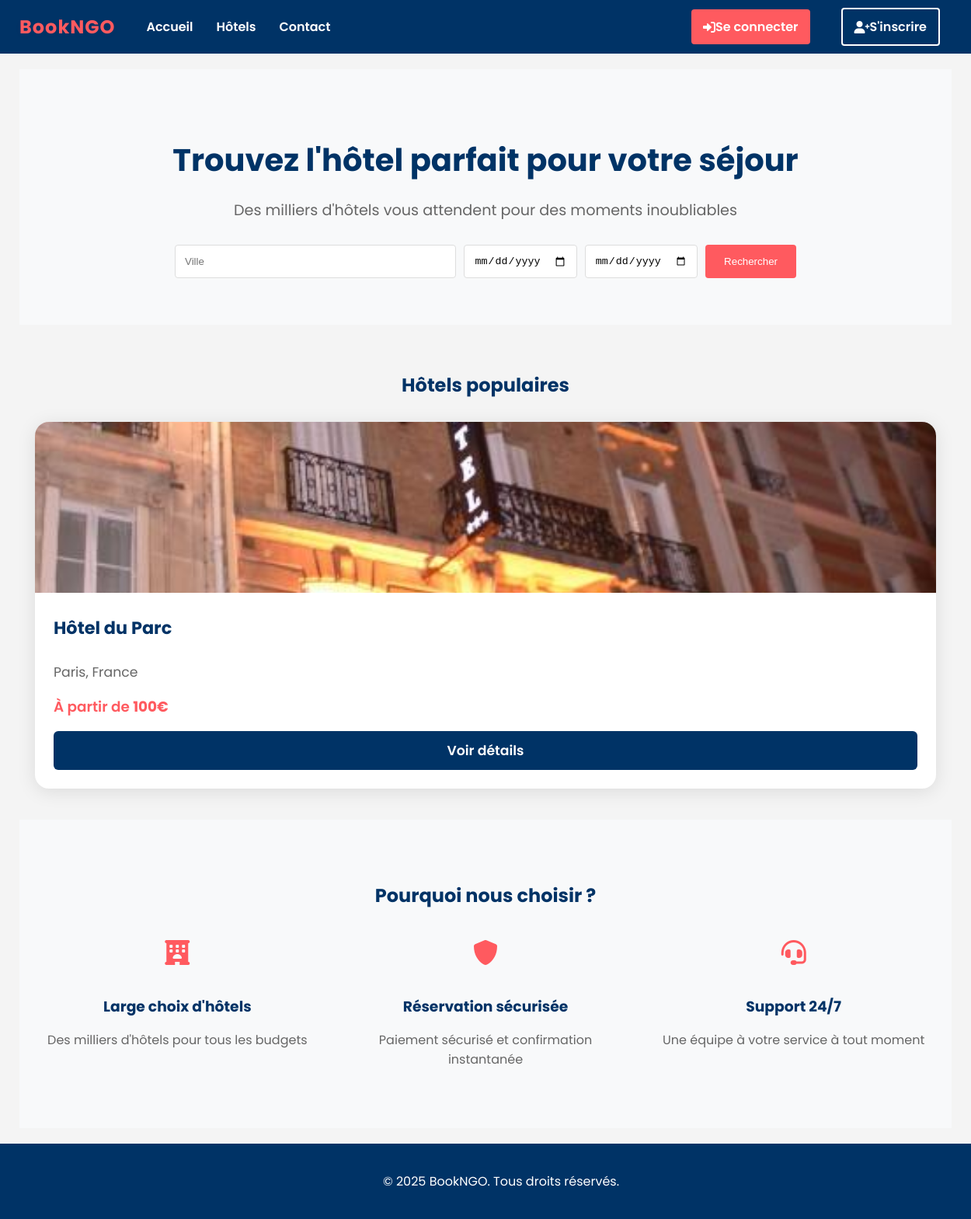
/api/hotels/, run on an earlier commit of the app's database.
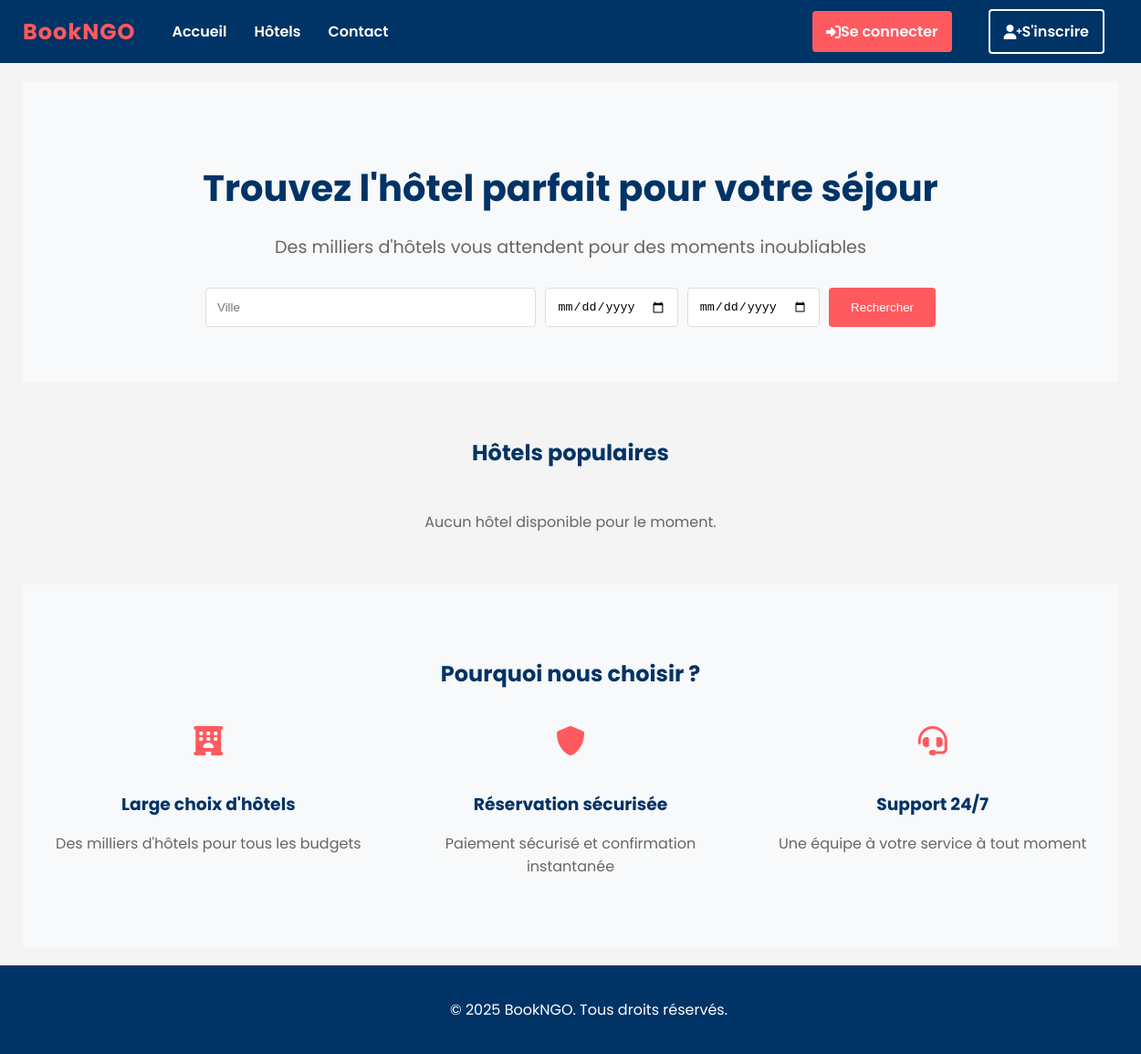
And on a later commit of the database.
### hotel_app/models.py (models this page shows, shortened)
class Hotel(models.Model):
    owner = models.ForeignKey(User, on_delete=models.CASCADE, related_name='hotels')
    name = models.CharField(max_length=255)
    description = models.TextField()
    address = models.TextField()
    city = models.CharField(max_length=100)
    country = models.CharField(max_length=100)
    email = models.EmailField()
    phone = models.CharField(max_length=20)
    image = models.ImageField(upload_to='hotels/', null=True, blank=True)
    base_price = models.DecimalField(max_digits=10, decimal_places=2, default=0)

### hotel_app/views.py (the view)
# urls.py: path('', home,name='home'),
def home(request):
    hotels = Hotel.objects.annotate(
        min_price=Min('room_types__base_price')
    ).order_by('-min_price')[:6]  # Limiter à 6 hôtels populaires
    return render(request, 'home.html', {'hotels': hotels})

### templates/home.html (shortened to what this page needs)
{% extends "base.html" %}
{% block content %}
<div class="hero-section" style="text-align: center; padding: 60px 20px; background-color: #f8f9fa;">
    <h1 style="color: #003366; font-size: 2.5em; margin-bottom: 20px;">Trouvez l'hôtel parfait pour votre séjour</h1>
    <p style="color: #666; font-size: 1.2em; margin-bottom: 30px;">Des milliers d'hôtels vous attendent pour des moments inoubliables</p>
    <form action="{% url 'hotel-list' %}" method="get" class="search-form" style="max-width: 800px; margin: 0 auto;">
        <div style="display: flex; gap: 10px; justify-content: center;">
            <input type="text" name="city" placeholder="Ville" style="flex: 1; padding: 12px; border: 1px solid #ddd; border-radius: 4px;">
            <input type="date" name="check_in" style="padding: 12px; border: 1px solid #ddd; border-radius: 4px;">
            <input type="date" name="check_out" style="padding: 12px; border: 1px solid #ddd; border-radius: 4px;">
            <button type="submit" style="padding: 12px 24px; background-color: #ff5a5f; color: white; border: none; border-radius: 4px; cursor: pointer;">Rechercher</button>
        </div>
    </form>
</div>
<div class="featured-hotels" style="padding: 40px 20px;">
    <h2 style="text-align: center; color: #003366; margin-bottom: 30px;">Hôtels populaires</h2>
    <div class="hotel-grid-home">
        {% for hotel in hotels %}
        <div class="hotel-card-home">
            <div class="hotel-image-home">
                {% if hotel.image %}
                <img src="{{ hotel.image.url }}" alt="{{ hotel.name }}">
                {% else %}
                <img src="https://via.placeholder.com/400x300?text=Hotel+Image" alt="{{ hotel.name }}">
                {% endif %}
            </div>
            <div class="hotel-info-home">
                <h3>{{ hotel.name }}</h3>
                <p class="hotel-location-home">{{ hotel.city }}, {{ hotel.country }}</p>
                {% if hotel.min_price is not None %}
                    <div class="hotel-price-home">À partir de <span>{{ hotel.min_price }}€</span></div>
                {% else %}
                    <div class="hotel-price-home hotel-price-na">Prix non disponible</div>
                {% endif %}
                <a href="{% url 'hotel-detail' hotel.id %}" class="details-btn-home">Voir détails</a>
            </div>
        </div>
        {% empty %}
        <p style="text-align: center; grid-column: 1/-1; color: #666;">Aucun hôtel disponible pour le moment.</p>
        {% endfor %}
    </div>
</div>
<div class="features-section" style="background-color: #f8f9fa; padding: 60px 20px; text-align: center;">
    <h2 style="color: #003366; margin-bottom: 40px;">Pourquoi nous choisir ?</h2>
    <div style="display: grid; grid-template-columns: repeat(auto-fit, minmax(250px, 1fr)); gap: 30px; max-width: 1200px; margin: 0 auto;">
        <div class="feature">
            <i class="fas fa-hotel" style="font-size: 2em; color: #ff5a5f; margin-bottom: 20px;"></i>
            <h3 style="color: #003366; margin-bottom: 10px;">Large choix d'hôtels</h3>
            <p style="color: #666;">Des milliers d'hôtels pour tous les budgets</p>
        </div>
        <div class="feature">
            <i class="fas fa-shield-alt" style="font-size: 2em; color: #ff5a5f; margin-bottom: 20px;"></i>
            <h3 style="color: #003366; margin-bottom: 10px;">Réservation sécurisée</h3>
            <p style="color: #666;">Paiement sécurisé et confirmation instantanée</p>
        </div>
        <div class="feature">
            <i class="fas fa-headset" style="font-size: 2em; color: #ff5a5f; margin-bottom: 20px;"></i>
            <h3 style="color: #003366; margin-bottom: 10px;">Support 24/7</h3>
            <p style="color: #666;">Une équipe à votre service à tout moment</p>
        </div>
    </div>
</div>
{% endblock %}

What changed in the data, as far as the page shows it:
removed Hotel: image (picture), name "Hôtel du Parc", city "Paris", country "France", min_price "100"
Also different on the page:
text now shown: "Aucun hôtel disponible pour le moment."
